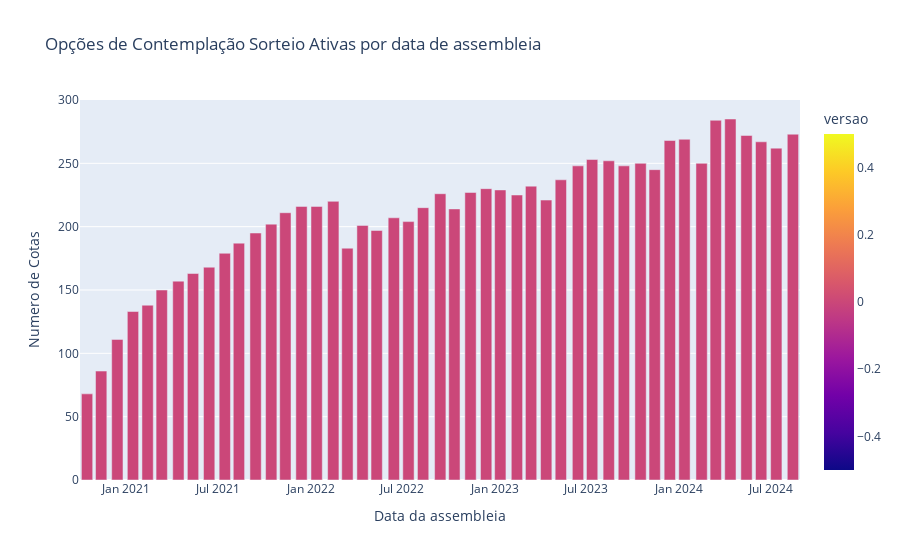
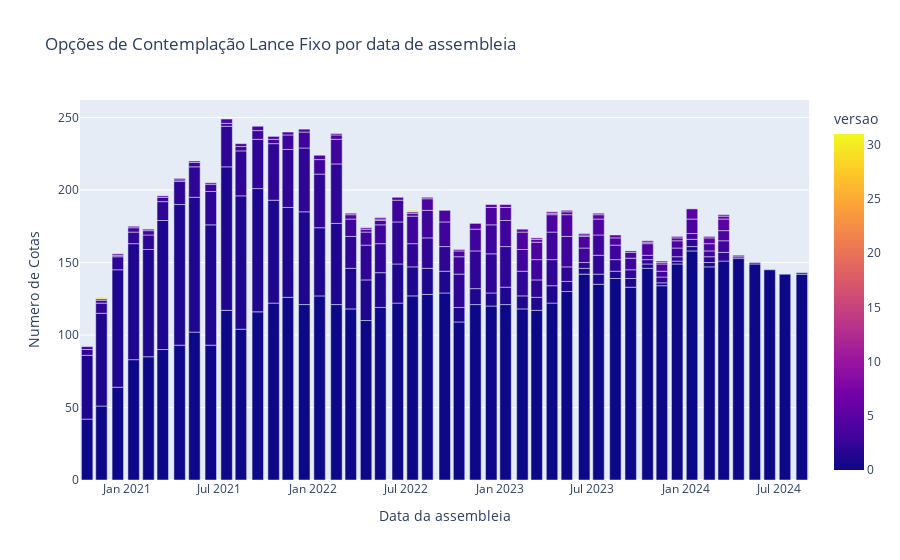

Here is the notebook cell these charts were saved with, in order:
### Markdown cell above
## Versão de Cotas

Como visto nos gráficos anteriores, é possível que uma cota tenha mais de uma versão para que as opções 
de conteplação somem mais do que as 650 cotas originais.

### Code cell
modalidades = df["modalidade"].unique()

for modalidade in modalidades:
    df_chart = (
        df.where(df["modalidade"] == modalidade)
        .groupby(["data_assembleia", "versao"])
        .count()
        .reset_index()
        .sort_values("versao")
    )
    fig = px.bar(
        df_chart,
        x="data_assembleia",
        y="str_cota",
        color="versao",
        labels={"data_assembleia": "Data da assembleia", "str_cota": "Numero de Cotas"},
        title=f"Opções de Contemplação {modalidade} por data de assembleia",
    )
    fig.show()

### Figure 1 — Plotly figure (JSON) as saved in the notebook; plotly's stock layout.template omitted (floating-point values rounded to 4 significant figures)
{"data": [{"alignmentgroup": "True", "hovertemplate": "Data da assembleia=%{x}<br>Numero de Cotas=%{y}<br>versao=%{marker.color}<extra></extra>", "legendgroup": "", "marker": {"color": [0, 0, 0, 0, 0, 0, 0, 0, 0, 0, 0, 0, 0, 0, 0, 0, 0, 0, 0, 0, 0, 0, 0, 0, 0, 0, 0, 0, 0, 0, 0, 0, 0, 0, 0, 0, 0, 0, 0, 0, 0, 0, 0, 0, 0, 0, 0], "coloraxis": "coloraxis", "pattern": {"shape": ""}}, "name": "", "offsetgroup": "", "orientation": "v", "showlegend": false, "textposition": "auto", "type": "bar", "x": ["2020-10-15T00:00:00", "2020-11-12T00:00:00", "2020-12-14T00:00:00", "2021-01-14T00:00:00", "2021-02-12T00:00:00", "2021-03-12T00:00:00", "2021-04-14T00:00:00", "2021-05-13T00:00:00", "2021-06-14T00:00:00", "2021-07-15T00:00:00", "2021-08-12T00:00:00", "2021-09-14T00:00:00", "2021-10-15T00:00:00", "2021-11-12T00:00:00", "2021-12-14T00:00:00", "2022-01-13T00:00:00", "2022-02-15T00:00:00", "2022-03-15T00:00:00", "2022-04-14T00:00:00", "2022-05-12T00:00:00", "2022-06-15T00:00:00", "2022-07-14T00:00:00", "2022-08-12T00:00:00", "2022-09-15T00:00:00", "2022-10-13T00:00:00", "2022-11-14T00:00:00", "2022-12-15T00:00:00", "2023-01-12T00:00:00", "2023-02-14T00:00:00", "2023-03-14T00:00:00", "2023-04-13T00:00:00", "2023-05-12T00:00:00", "2023-06-15T00:00:00", "2023-07-13T00:00:00", "2023-08-15T00:00:00", "2023-09-14T00:00:00", "2023-10-17T00:00:00", "2023-11-14T00:00:00", "2023-12-14T00:00:00", "2024-01-12T00:00:00", "2024-02-15T00:00:00", "2024-03-14T00:00:00", "2024-04-12T00:00:00", "2024-05-14T00:00:00", "2024-06-12T00:00:00", "2024-07-12T00:00:00", "2024-08-14T00:00:00"], "xaxis": "x", "y": [68, 86, 111, 133, 138, 150, 157, 163, 168, 179, 187, 195, 202, 211, 216, 216, 220, 183, 201, 197, 207, 204, 215, 226, 214, 227, 230, 229, 225, 232, 221, 237, 248, 253, 252, 248, 250, 245, 268, 269, 250, 284, 285, 272, 267, 262, 273], "yaxis": "y"}], "layout": {"barmode": "relative", "coloraxis": {"colorbar": {"title": {"text": "versao"}}, "colorscale": [[0, "#0d0887"], [0.1111, "#46039f"], [0.2222, "#7201a8"], [0.3333, "#9c179e"], [0.4444, "#bd3786"], [0.5556, "#d8576b"], [0.6667, "#ed7953"], [0.7778, "#fb9f3a"], [0.8889, "#fdca26"], [1, "#f0f921"]]}, "legend": {"tracegroupgap": 0}, "title": {"text": "Opções de Contemplação Sorteio Ativas por data de assembleia"}, "xaxis": {"anchor": "y", "domain": [0, 1], "title": {"text": "Data da assembleia"}}, "yaxis": {"anchor": "x", "domain": [0, 1], "title": {"text": "Numero de Cotas"}}}}

### Figure 2 — Plotly figure (JSON) as saved in the notebook; plotly's stock layout.template omitted (floating-point values rounded to 4 significant figures; data arrays with more than 128 entries replaced by an {"elided": "..."} marker saying what was removed)
{"data": [{"alignmentgroup": "True", "hovertemplate": "Data da assembleia=%{x}<br>Numero de Cotas=%{y}<br>versao=%{marker.color}<extra></extra>", "legendgroup": "", "marker": {"color": {"elided": "254 int values"}, "coloraxis": "coloraxis", "pattern": {"shape": ""}}, "name": "", "offsetgroup": "", "orientation": "v", "showlegend": false, "textposition": "auto", "type": "bar", "x": {"elided": "254 str values"}, "xaxis": "x", "y": {"elided": "254 int values"}, "yaxis": "y"}], "layout": {"barmode": "relative", "coloraxis": {"colorbar": {"title": {"text": "versao"}}, "colorscale": [[0, "#0d0887"], [0.1111, "#46039f"], [0.2222, "#7201a8"], [0.3333, "#9c179e"], [0.4444, "#bd3786"], [0.5556, "#d8576b"], [0.6667, "#ed7953"], [0.7778, "#fb9f3a"], [0.8889, "#fdca26"], [1, "#f0f921"]]}, "legend": {"tracegroupgap": 0}, "title": {"text": "Opções de Contemplação Lance Fixo por data de assembleia"}, "xaxis": {"anchor": "y", "domain": [0, 1], "title": {"text": "Data da assembleia"}}, "yaxis": {"anchor": "x", "domain": [0, 1], "title": {"text": "Numero de Cotas"}}}}
